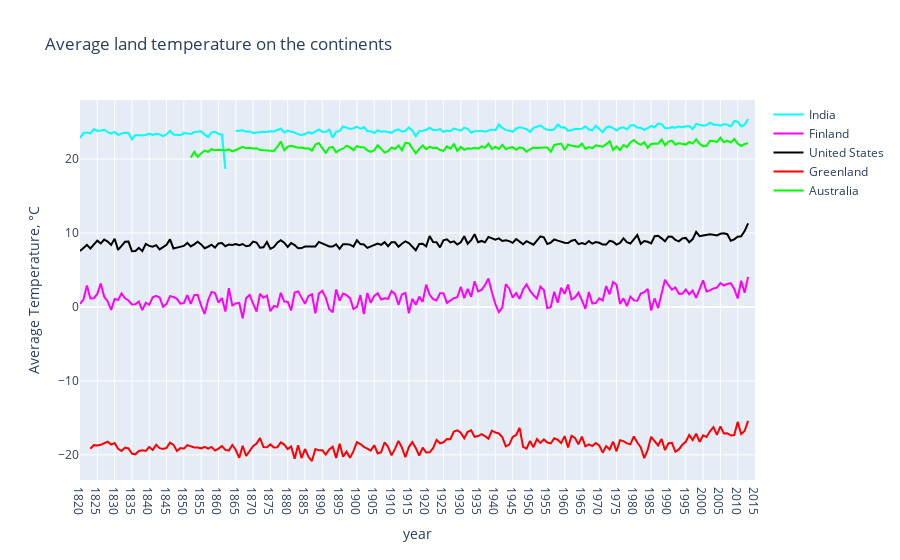

Write notebook code for a chart like this one.
### Markdown cell above
#### In above plot we can clearly notice how significantly golbal land temperature hase increased. In last 30 years, It has taken uphill

### Code cell
continent = ['India' , 'Finland', 'United States' , 'Greenland', 'Australia']
mean_temp_year_country = [ [0] * len(years[70:]) for i in range(len(continent))]
j = 0
for country in continent:
    all_temp_country = global_temp_country_clear[global_temp_country_clear['Country'] == country]
    i = 0
    for year in years[70:]:
        mean_temp_year_country[j][i] = all_temp_country[all_temp_country['dt'].apply(
                lambda x: x[:4]) == year]['AverageTemperature'].mean()
        i +=1
    j += 1

traces = []
colors = ['rgb(0, 255, 255)', 'rgb(255, 0, 255)', 'rgb(0, 0, 0)',
          'rgb(255, 0, 0)', 'rgb(0, 255, 0)', 'rgb(0, 0, 255)']
for i in range(len(continent)):
    traces.append(go.Scatter(
        x=years[70:],
        y=mean_temp_year_country[i],
        mode='lines',
        name=continent[i],
        line=dict(color=colors[i]),
    ))

layout = go.Layout(
    xaxis=dict(title='year'),
    yaxis=dict(title='Average Temperature, °C'),
    title='Average land temperature on the continents',)

fig = go.Figure(data=traces, layout=layout)
py.iplot(fig)

### Figure 1 — Plotly figure (JSON) as saved in the notebook; plotly's stock layout.template omitted (floating-point values rounded to 4 significant figures; data arrays with more than 128 entries replaced by an {"elided": "..."} marker saying what was removed)
{"data": [{"line": {"color": "rgb(0, 255, 255)"}, "mode": "lines", "name": "India", "type": "scatter", "x": {"elided": "196 str values"}, "y": {"elided": "196 float values"}}, {"line": {"color": "rgb(255, 0, 255)"}, "mode": "lines", "name": "Finland", "type": "scatter", "x": {"elided": "196 str values"}, "y": {"elided": "196 float values"}}, {"line": {"color": "rgb(0, 0, 0)"}, "mode": "lines", "name": "United States", "type": "scatter", "x": {"elided": "196 str values"}, "y": {"elided": "196 float values"}}, {"line": {"color": "rgb(255, 0, 0)"}, "mode": "lines", "name": "Greenland", "type": "scatter", "x": {"elided": "196 str values"}, "y": {"elided": "196 float values"}}, {"line": {"color": "rgb(0, 255, 0)"}, "mode": "lines", "name": "Australia", "type": "scatter", "x": {"elided": "196 str values"}, "y": {"elided": "196 float values"}}], "layout": {"title": {"text": "Average land temperature on the continents"}, "xaxis": {"title": {"text": "year"}}, "yaxis": {"title": {"text": "Average Temperature, °C"}}}}
